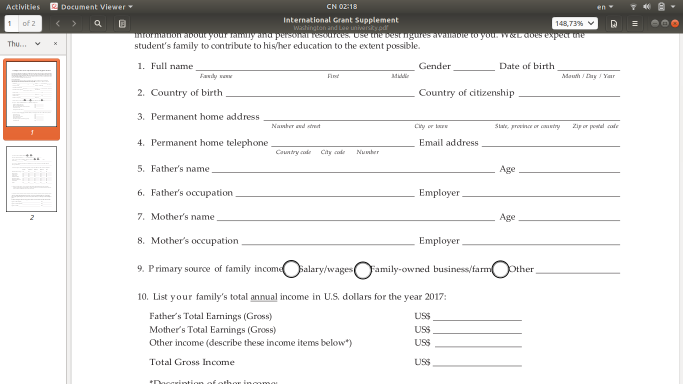
#> input picture home/input2.png, 1366 x 768 px (shown at 1/2 size)
$ python get_threshold.py
#> lines starting #> are read from the running program, lines starting #| are printed output that depends on the picture; after the words box and inside, x2 and y2 are one past the last pixel; in counts of white or black regions, pixels touching at a corner belong together
# import the necessary packages
import argparse
import imutils
import cv2
from .google_api import *
from google.protobuf.json_format import MessageToJson
import json


# [26 lines left out: functions getParagraph, getWord, getSym, not called in this run]


class ShapeDetector:
    def __init__(self):
        pass

    # [31 lines left out: function detect, not called in this run]

def getThresholdCoordinate(img_path):
    # construct the argument parse and parse the arguments
#> called with img_path = 'input2.png'
    img = cv2.imread(img_path, 0)
#> img: shape (768, 1366); min 0, max 255, mean 233.2

    # cv2.imshow('img', img)
    # cv2.waitKey(0)
    # Thresholding the image
    (thresh, img_bin) = cv2.threshold(img, 128, 255,cv2.THRESH_BINARY|cv2.THRESH_OTSU)
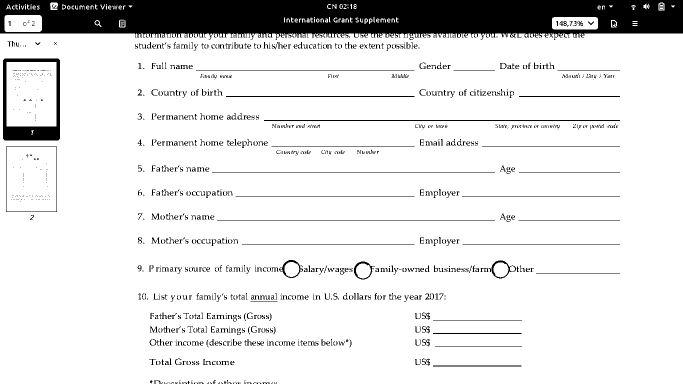
#> img_bin: shape (768, 1366) (shown at 1/2 size); 88.5% white; 1183 black regions (746 under 20 px), largest, box (x1, y1, x2, y2) and area: (0, 0, 1366, 80) 86341, (6, 117, 120, 281) 5749, (528, 240, 1240, 242) 1424
#> thresh = 166
    # Invert the image
    img_bin = 255-img_bin
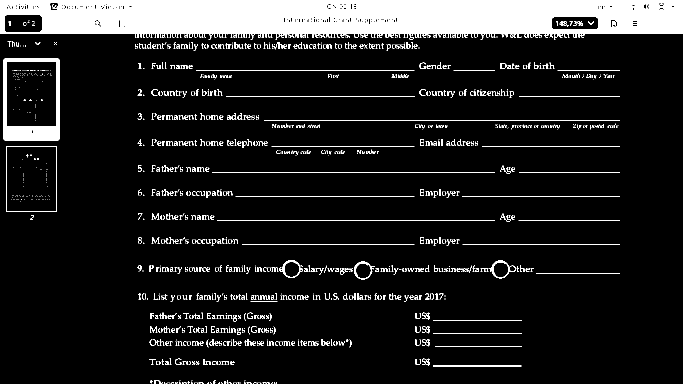
#> img_bin: shape (768, 1366) (shown at 1/2 size); 11.5% white; 1183 white regions (746 under 20 px), largest, box (x1, y1, x2, y2) and area: (0, 0, 1366, 80) 86341, (6, 117, 120, 281) 5749, (528, 240, 1240, 242) 1424

    # Defining a kernel length
    kernel_length = 15#np.array(img).shape[1]//80

    # A verticle kernel of (1 X kernel_length), which will detect all the verticle lines from the image.
    verticle_kernel = cv2.getStructuringElement(cv2.MORPH_RECT, (1, kernel_length))
    # A horizontal kernel of (kernel_length X 1), which will help to detect all the horizontal line from the image.
    hori_kernel = cv2.getStructuringElement(cv2.MORPH_RECT, (kernel_length, 1))
    # A kernel of (3 X 3) ones.
    kernel = cv2.getStructuringElement(cv2.MORPH_RECT, (3, 3))

    # Morphological operation to detect vertical lines from an image
    img_temp2 = cv2.erode(img_bin, hori_kernel, iterations=3)
#> img_temp2: shape (768, 1366); 7.8% white; 28 white regions (2 under 20 px), largest, box (x1, y1, x2, y2) and area: (0, 0, 1366, 67) 73348, (27, 253, 99, 281) 1561, (549, 240, 1219, 242) 1340
    horizontal_lines_img = cv2.dilate(img_temp2, hori_kernel, iterations=3)
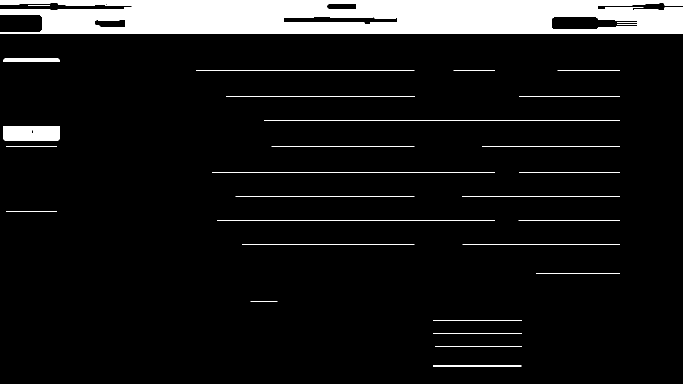
#> horizontal_lines_img: shape (768, 1366) (shown at 1/2 size); 8.6% white; 28 white regions, largest, box (x1, y1, x2, y2) and area: (0, 0, 1366, 67) 78304, (6, 253, 120, 281) 3157, (528, 240, 1240, 242) 1424
    # cv2.imwrite("horizontal_lines.jpg",horizontal_lines_img)
    #........................................................


    # load the image and resize it to a smaller factor so that
    # the shapes can be approximated better
    image = cv2.cvtColor(horizontal_lines_img, cv2.COLOR_GRAY2RGB)
    resized = imutils.resize(image, width=300)
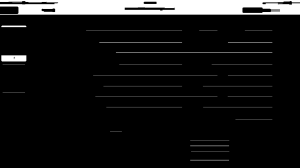
#> resized: shape (168, 300, 3); min 0, max 255, mean 22
    ratio = image.shape[0] / float(resized.shape[0])
#> ratio = 4.57

    # convert the resized image to grayscale, blur it slightly,
    # and threshold it
    gray = cv2.cvtColor(resized, cv2.COLOR_BGR2GRAY)
    blurred = cv2.GaussianBlur(gray, (5, 5), 0)
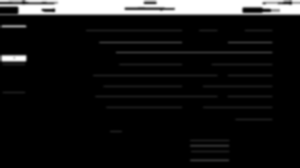
#> blurred: shape (168, 300); min 0, max 255, mean 22
    thresh = cv2.threshold(blurred, 0, 255, cv2.THRESH_BINARY)[1]
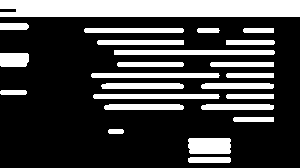
#> thresh: shape (168, 300); 26.6% white; 24 white regions

    # find contours in the thresholded image and initialize the
    # shape detector
    cnts = cv2.findContours(thresh.copy(), cv2.RETR_EXTERNAL,
        cv2.CHAIN_APPROX_SIMPLE)
#> cnts = 24 contours; largest, box (x1, y1, x2, y2) and area: (0, 0, 300, 17) 4721, (114, 50, 275, 55) 639, (188, 138, 231, 154) 616, (91, 73, 220, 78) 508, (93, 94, 220, 99) 500
    cnts = imutils.grab_contours(cnts)
    sd = ShapeDetector()
    # print(sd)
    list_threshold = []
    for i in range(len(cnts)):
        c = cnts[i]
        minx = 100000
        miny = 100000
        maxx = -1
        maxy = -1
        for coor in c:
            coordinate = coor[0]
            miny = int(min(coordinate[0] * ratio, miny))
            maxy = int(max(coordinate[0] * ratio, maxy))
            minx = int(min(coordinate[1] * ratio, minx))
            maxx = int(max(coordinate[1] * ratio, maxx))
        cv2.rectangle(image, (miny, minx), (maxy, maxx), (0, 255, 0), 2)
        boundingBox = [{'x': miny, 'y': minx}, {'x': maxy, 'y': minx}, {'x': maxy, 'y': maxx}, {'x': miny, 'y': maxx}]
        list_threshold.append({'text': None, 'boundingBox': boundingBox})
#> this loop made 24 passes
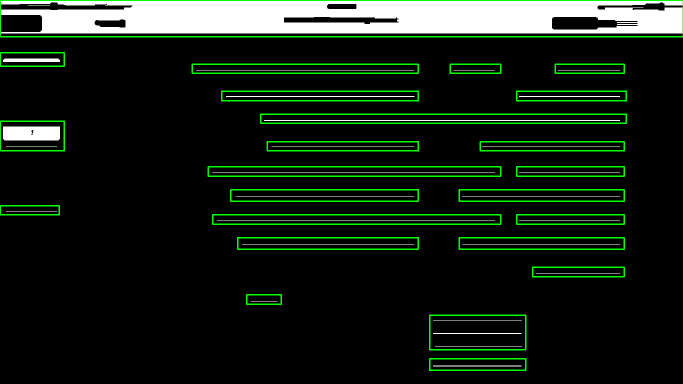
#> image: shape (768, 1366, 3) (shown at 1/2 size); mean B, G, R 21.3, 33.4, 21.3
#> after the loop, list_threshold = 24 items
    return list_threshold

# [28 lines left out: functions is_threshold, costume_compare, hsort, not called in this run]

def getPlaceholderTextAndCoordinate(img_path):

    list_threshold = getThresholdCoordinate(img_path)
#> list_threshold = 24 items
#> (the run stopped early here; a loop or call above may not have finished)

$ run again, with home/test9.png copied over home/input2.png
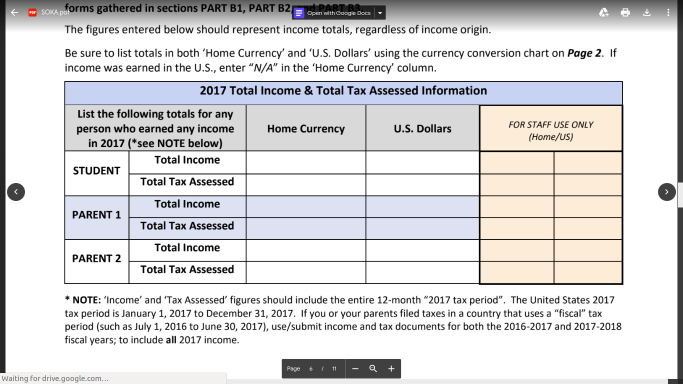
#> input picture home/test9.png, 1366 x 768 px (shown at 1/2 size)
#> in getThresholdCoordinate, `(thresh, img_bin) = cv2.threshold(img, 128, 255,cv2.THRESH_BINARY|cv2...`:
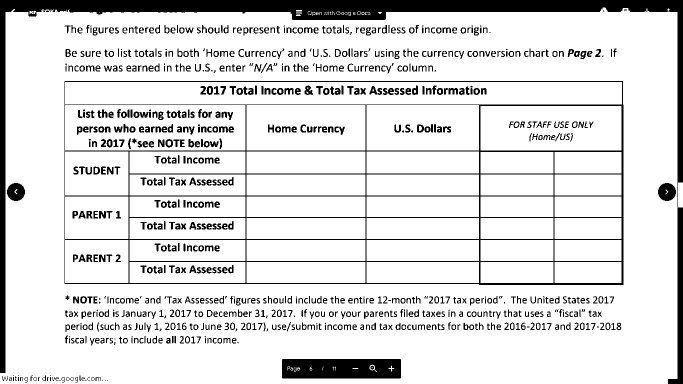
#> img_bin: shape (768, 1366) (shown at 1/2 size); 86.7% white; 913 black regions (106 under 20 px), largest, box (x1, y1, x2, y2) and area: (0, 0, 1366, 768) 51025, (129, 162, 1247, 570) 24939, (564, 718, 802, 757) 8975
#> in getThresholdCoordinate, `(thresh, img_bin) = cv2.threshold(img, 128, 255,cv2.THRESH_BINARY|cv2...`: thresh = 151
#> img_temp2: shape (768, 1366); 5.4% white; 15 white regions (1 under 20 px), largest, box (x1, y1, x2, y2) and area: (0, 0, 1366, 24) 30216, (585, 738, 781, 757) 3012, (585, 718, 781, 736) 2797
#> horizontal_lines_img: shape (768, 1366); 5.8% white; 14 white regions, largest, box (x1, y1, x2, y2) and area: (0, 0, 1366, 24) 31185, (564, 738, 802, 757) 3852, (564, 718, 802, 736) 3637
#> cnts = 12 contours; largest, box (x1, y1, x2, y2) and area: (0, 0, 300, 11) 2164, (26, 121, 276, 127) 1244, (26, 63, 276, 69) 1243, (54, 92, 276, 98) 1100, (54, 73, 276, 79) 1100
#> the loop in getThresholdCoordinate, `for i in range(len(cnts)):` made 12 passes
#> after the loop in getThresholdCoordinate, `for i in range(len(cnts)):`:
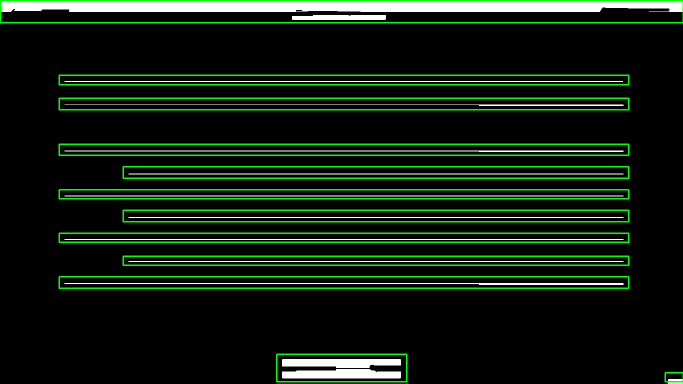
#> image: shape (768, 1366, 3) (shown at 1/2 size); mean B, G, R 14, 30.9, 14
#> after the loop in getThresholdCoordinate, `for i in range(len(cnts)):`: list_threshold = 12 items
